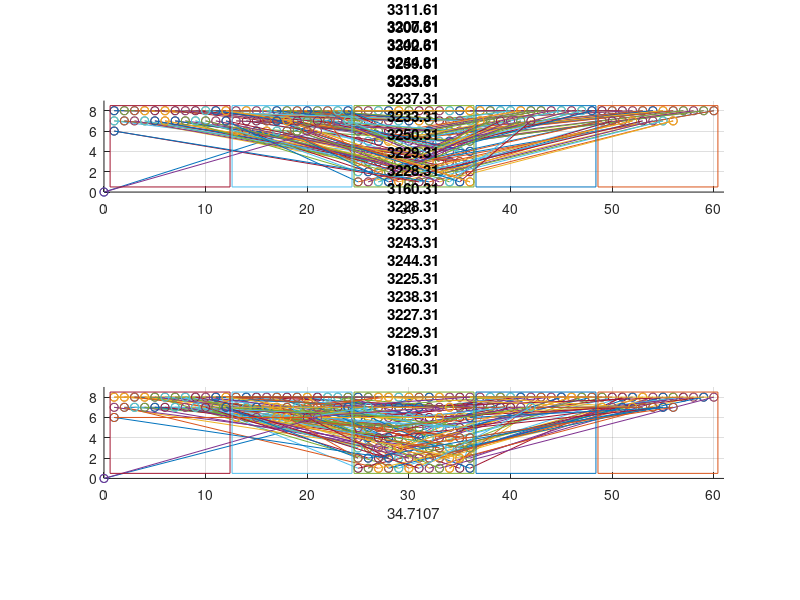

This chart was generated by the following MATLAB code: (Note: this script raises an error after producing the figure.)
%% Test of route generation for genetic algorithm
%% FE 2020
clear all;
%% Mostly manually set start and end positions with random target groups for each seedling
n = 96;  %Number of seedlings
vertices = 2*n+1;
seedlings = zeros(n,3);
target1 = zeros(n,2);
target2 = zeros(n,2);
target3 = zeros(n,2);
target4 = zeros(n,2);
target5 = zeros(n,2);
seedCount = 1;
groupLow = 1;
groupHigh = 4;
boxWidth = 12;

for i = 8:-1:1
    for j = 1:12
        seedlings(seedCount,:,:) = [j+2*boxWidth i randi([groupLow groupHigh],1)];
        target1(seedCount,:) = [j i];
        target2(seedCount,:) = [j+1*boxWidth i];
        target3(seedCount,:) = [j+3*boxWidth i];
        target4(seedCount,:) = [j+4*boxWidth i];
        
        seedCount = seedCount + 1;
    end
end


%% Squares
X1 = 0.6+2*boxWidth;
X2 = 12.4+2*boxWidth;
Y1 = 0.5;
Y2 = 8.5;

squareX1 = [X1, X2, X2, X1, X1];
squareY1 = [Y1, Y1, Y2, Y2, Y1];
squareX2 = [X1-boxWidth, X2-boxWidth, X2-boxWidth, X1-boxWidth, X1-boxWidth];
squareY2 = [Y1, Y1, Y2, Y2, Y1];
squareX3 = [X1-2*boxWidth, X2-2*boxWidth, X2-2*boxWidth, X1-2*boxWidth, X1-2*boxWidth];
squareY3 = [Y1, Y1, Y2, Y2, Y1];
squareX4 = [X1+boxWidth, X2+boxWidth, X2+boxWidth, X1+boxWidth, X1+boxWidth];
squareY4 = [Y1, Y1, Y2, Y2, Y1];
squareX5 = [X1+2*boxWidth, X2+2*boxWidth, X2+2*boxWidth, X1+2*boxWidth, X1+2*boxWidth];
squareY5 = [Y1, Y1, Y2, Y2, Y1];

%   Create one standard pop with standard route for comparison
popUnoptimized = [1:1:n];

%% Initialize stuff
popSize = 100;
mu = 0.2; 
mutationRate = 0.1;

recordDistance = inf;
maxIter = 100;
iterCount = 0;
keepSize = floor(mu*popSize);
routeMatrix = zeros(popSize, vertices+1, 2);
population = zeros(popSize,n);
fitness = zeros(popSize,1);


for i = 1:popSize
    population(i,:) = randperm(n,n);
end

population(1,:) = popUnoptimized;
popMark = false;
standardLength = 1;

while iterCount < maxIter
    %% Calculate Fitness
    for i = 1:popSize
        %% Generate routeMatrix depending on populations
        posCount = 2;
        %  Reset Counts to start with first empty position. Increase to
        %  simulate prefilled trys.
        targetCount1 = 1;
        targetCount2 = 1;
        targetCount3 = 1;
        targetCount4 = 1;
        for j = 1:length(population(i,:))
            routeMatrix(i,posCount,:) = seedlings(population(i,j),1:2);
            if seedlings(population(i,j),3) == 1
                routeMatrix(i,posCount+1,:) = target1(targetCount1,:);
                targetCount1 = targetCount1 + 1;
            end
            if seedlings(population(i,j),3) == 2
                routeMatrix(i,posCount+1,:) = target2(targetCount2,:);
                targetCount2 = targetCount2 + 1;
            end
            if seedlings(population(i,j),3) == 3
                routeMatrix(i,posCount+1,:) = target3(targetCount3,:);
                targetCount3 = targetCount3 + 1;
            end
            if seedlings(population(i,j),3) == 4
                routeMatrix(i,posCount+1,:) = target4(targetCount4,:);
                targetCount4 = targetCount4 + 1;
            end
            posCount = posCount + 2;
        end
        %% Calculation of route length
        routeLength = 0;
        for k = 2:vertices
            verticeLength = abs(sqrt(routeMatrix(i,k,1)^2+routeMatrix(i,k,2)^2)...
                - sqrt(routeMatrix(i,k-1,1)^2+routeMatrix(i,k-1,2)^2));
            routeLength = routeLength + verticeLength;
        end
        if popMark == false
            figure(1);
            subplot(2,1,1);
            title("Unoptimized distance: "+routeLength);
            xlim([0 61]);
            ylim([0 9]);
            grid on;
            for l = 1:vertices
                hold on
                plot(routeMatrix(i,[l, l+1],1), routeMatrix(i,[l, l+1],2),'-o')
            end
            plot(squareX1, squareY1);
            plot(squareX2, squareY2);
            plot(squareX3, squareY3);
            plot(squareX4, squareY4);
            plot(squareX5, squareY5);
            daspect([1 1 1])
            standardLength = routeLength;
            popMark = true;
        end
        %% Update best populations
        if routeLength < recordDistance
            recordDistance = routeLength;
            bestEver = population(i,:);
            
            %% Plot route
            figure(1);
            subplot(2,1,2);
            cla(subplot(2,1,2));
            title("Optimized distance: "+recordDistance);
            xlim([0 61]);
            ylim([0 9]);
            xlabel((recordDistance/standardLength-1)*100+"%");
            grid on;
            for l = 1:vertices
                hold on
                plot(routeMatrix(i,[l, l+1],1), routeMatrix(i,[l, l+1],2),'-o')
            end
            plot(squareX1, squareY1);
            plot(squareX2, squareY2);
            plot(squareX3, squareY3);
            plot(squareX4, squareY4);
            plot(squareX5, squareY5);
            daspect([1 1 1])
        end
        
        %% "Calculate" fitness
        fitness(i,1) = routeLength;
    end
    
    %% Normalize Fitness
    sumFitness = 0;
    for i = 1:popSize
        sumFitness = sumFitness + fitness(i,1);
    end
    
    for i = 1:popSize
        fitness(i,1) = fitness(i,1) / sumFitness;
    end
    
    %% Sort fitness values while keeping the index
    sortedFitness = zeros(popSize,2);
    sortedFitness(:,1) = fitness;
    sortedFitness(:,2) = 1:1:popSize;
    sortedFitness = sortrows(sortedFitness,1);
    
    %% Create next Generation with mutation
    newPopulation = zeros(popSize,n);
    %% Keep best populations
    for i = 1:keepSize
        newPopulation(i,:) = population(sortedFitness(i,2),:);
    end
    
    %% Fill all others with mated and mutated recombinations from last generation
    for i = keepSize:popSize
        % Crossover
        orderA = roulette_wheel(population(:,:), fitness(:,:));
        orderB = roulette_wheel(population(:,:), fitness(:,:));
        order = crossover(orderA, orderB);
        % Mutation
        for j = 1:n
            if rand < mutationRate
                pointA = randi(length(order));
                if pointA < length(order)
                    pointB = pointA + 1;
                else
                    pointB = pointA - 1; 
                end
                temp = order(pointA);
                order(pointA) = order(pointB);
                order(pointB) = temp;
            end
        end
        newPopulation(i,:) = order;
        
    end
    population = newPopulation;
    
    %% Increment iter
    iterCount = iterCount+1;
end

